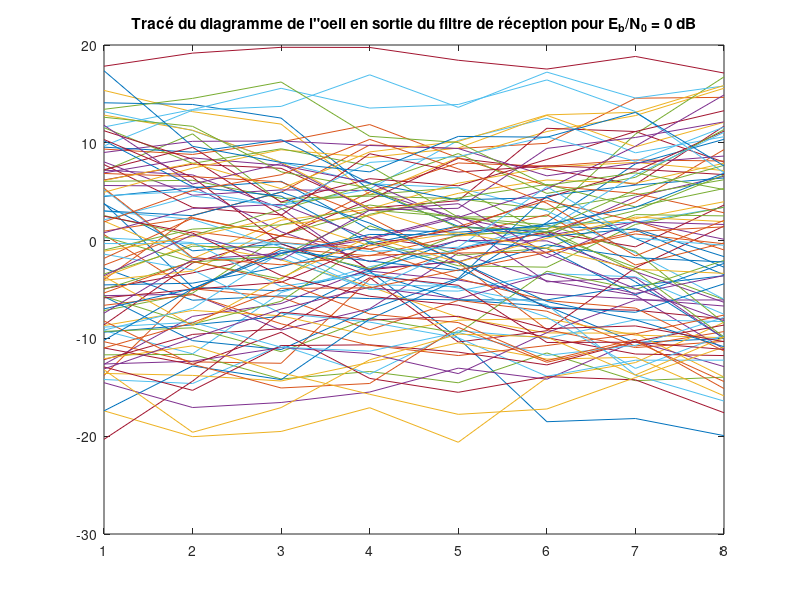
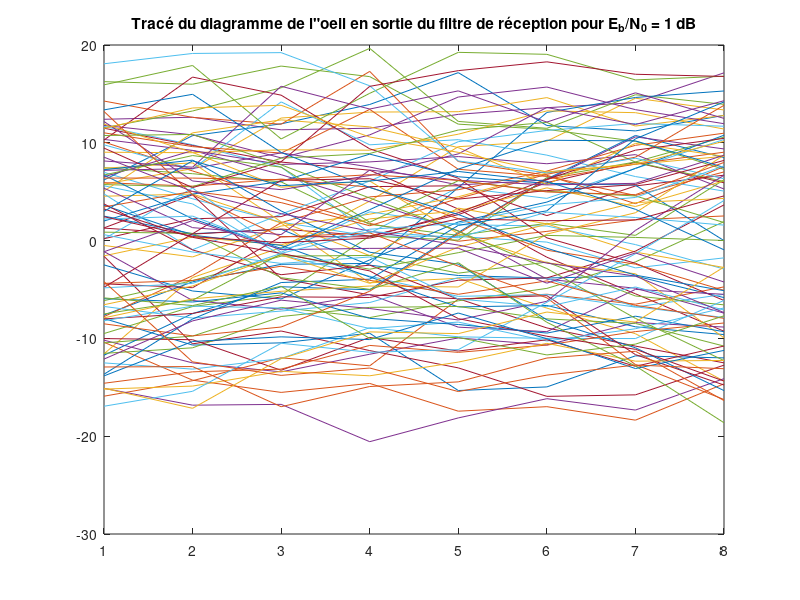
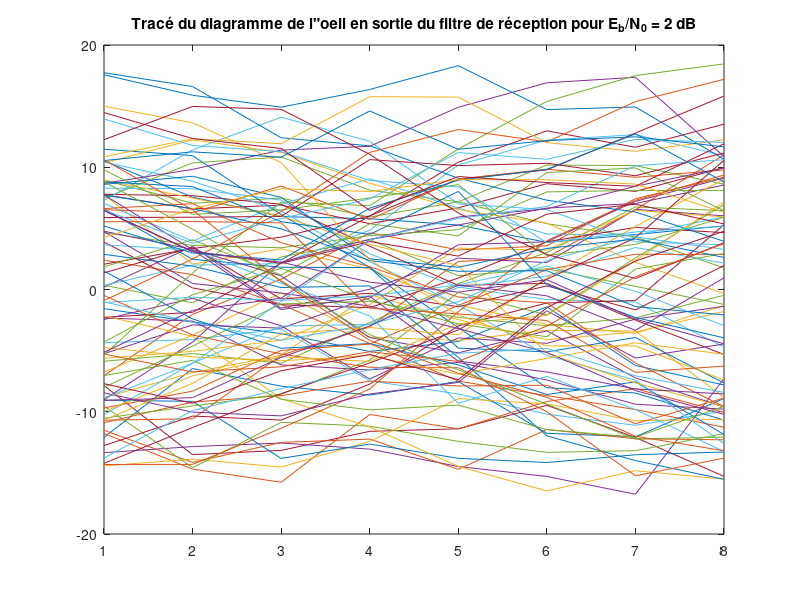
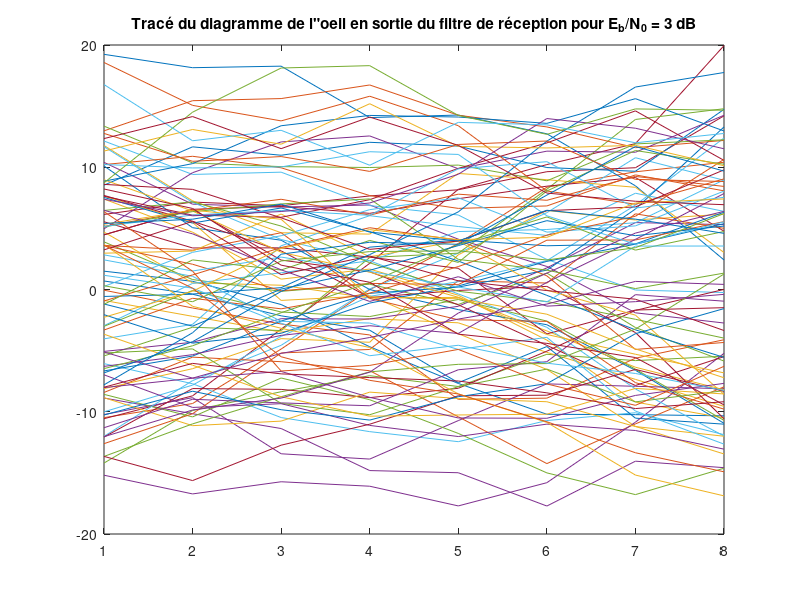

Here is the MATLAB script that generated these plots, in order:
%%%%%%%%%%%%%%%%%%%%%%%%%%%%%%%%%%%%%%%%%%%%%%%%%%%%%%%%%%%%%%%%%%%%%%%
% ETUDE MODULATEUR/DEMODULATEUR SUR CANAL AWGN
% CHAQUIR Sami, Avril 2025
%%%%%%%%%%%%%%%%%%%%%%%%%%%%%%%%%%%%%%%%%%%%%%%%%%%%%%%%%%%%%%%%%%%%%%%

clear all
close all

%% %%%%%%%%%%%%%%%%%%%%%%%%%%%%%%%%%%%%%%%%%%%%%%%%%%%%%%%%%%%%%%%%%%%%%%%%%
%PARAMETRES GENERAUX 
%%%%%%%%%%%%%%%%%%%%%%%%%%%%%%%%%%%%%%%%%%%%%%%%%%%%%%%%%%%%%%%%%%%%%%%%%%%
Fe=24000;       %Fréquence d'échantillonnage
Te=1/Fe;        %Période d'échantillonnage
Rb=3000;        %Débit binaire souhaité
N=10000;         %Nombre de bits générés

M=2;                     % Modulation BPSK
Rs=Rb/log2(M);          % Débit symbole
Ns=Fe/Rs;               % Facteur de suréchantillonnage

%tableau des valeurs de SNR par bit souhaité à l'entrée du récepteur en dB
tab_Eb_N0_dB=[0:6]; 
%Passage au SNR en linéaire
tab_Eb_N0=10.^(tab_Eb_N0_dB/10);

%% %%%%%%%%%%%%%%%%%%%%%%%%%%%%%%%%%%%%%%%%%%%%%%%%%%%%%%%%%%%%%%%%%%%%%%%%%
% BOUCLE SUR LES NIVEAUX DE Eb/N0 A TESTER POUR OBTENTION DU TES ET DU TEB
% SIMULES DE LA CHAINE IMPLANTEE
%%%%%%%%%%%%%%%%%%%%%%%%%%%%%%%%%%%%%%%%%%%%%%%%%%%%%%%%%%%%%%%%%%%%%%%%%%%

for indice_bruit=1:length(tab_Eb_N0_dB)

    %% %%%%%%%%%%%%%%%%%%%%%%%%%%%%%%%%%%%%%%%%%%%%%%%%%%%%%%%%%%%%%%%%%%%%%%%%%
    % VALEUR DE Eb/N0 TESTEE
    %%%%%%%%%%%%%%%%%%%%%%%%%%%%%%%%%%%%%%%%%%%%%%%%%%%%%%%%%%%%%%%%%%%%%%%%%%%%
    Eb_N0_dB=tab_Eb_N0_dB(indice_bruit);
    Eb_N0=tab_Eb_N0(indice_bruit);

    %% %%%%%%%%%%%%%%%%%%%%%%%%%%%%%%%%%%%%%%%%%%%%%%%%%%%%%%%%%%%%%%%%%%%%%%%%%
    % INITIALISATIONS
    %%%%%%%%%%%%%%%%%%%%%%%%%%%%%%%%%%%%%%%%%%%%%%%%%%%%%%%%%%%%%%%%%%%%%%%%%%%%
    nb_erreurs=0;   %Variable permettant de compter le nombre d'erreurs cumulées
    nb_cumul=0;     %Variables permettant de compter le nombre de cumuls réalisés
    TES=0;          %Initialisation du taux d'erreur symbole pour le cumul
    TEB=0;          %Initialisation du taux d'erreur binaire pour le cumul

    %% %%%%%%%%%%%%%%%%%%%%%%%%%%%%%%%%%%%%%%%%%%%%%%%%%%%%%%%%%%%%%%%%%%%%%%%%%
    % BOUCLE POUR PRECISION TEB MESURE : COMPTAGE NOMBRE ERREURS
    %%%%%%%%%%%%%%%%%%%%%%%%%%%%%%%%%%%%%%%%%%%%%%%%%%%%%%%%%%%%%%%%%%%%%%%%%%%%
    while(nb_erreurs<10000)

        %% %%%%%%%%%%%%%%%%%%%%%%%%%%%%%%%%%%%%%%%%%%%%%%%%%%%%%%%%%%%%%%%%%%%%%%%%%
        %GENERATION DE L'INFORMATION BINAIRE
        %%%%%%%%%%%%%%%%%%%%%%%%%%%%%%%%%%%%%%%%%%%%%%%%%%%%%%%%%%%%%%%%%%%%%%%%%%%%
        bits=randi([0,1],1,N);
        
        %% %%%%%%%%%%%%%%%%%%%%%%%%%%%%%%%%%%%%%%%%%%%%%%%%%%%%%%%%%%%%%%%%%%%%%%%%%
        %MAPPING
        %%%%%%%%%%%%%%%%%%%%%%%%%%%%%%%%%%%%%%%%%%%%%%%%%%%%%%%%%%%%%%%%%%%%%%%%%%%%
        symboles=2*bits-1;
        
        %% %%%%%%%%%%%%%%%%%%%%%%%%%%%%%%%%%%%%%%%%%%%%%%%%%%%%%%%%%%%%%%%%%%%%%%%%%
        %SURECHANTILLONNAGE
        %%%%%%%%%%%%%%%%%%%%%%%%%%%%%%%%%%%%%%%%%%%%%%%%%%%%%%%%%%%%%%%%%%%%%%%%%%%%
        somme_Diracs_ponderes=kron(symboles,[1 zeros(1,Ns-1)]);
        
        %% %%%%%%%%%%%%%%%%%%%%%%%%%%%%%%%%%%%%%%%%%%%%%%%%%%%%%%%%%%%%%%%%%%%%%%%%%
        %FILTRAGE DE MISE EN FORME 
        %%%%%%%%%%%%%%%%%%%%%%%%%%%%%%%%%%%%%%%%%%%%%%%%%%%%%%%%%%%%%%%%%%%%%%%%%%%%
        h=ones(1,Ns);   
        Signal_emis=filter(h,1,somme_Diracs_ponderes);
        
        %%%%%%%%%%%%%%%%%%%%%%%%%%%%%%%%%%%%%%%%%%%%%%%%%%%%%%%%%%%%%%%%%%%%%%%%%%%%
        %CANAL DE PROPAGATION AWGN
        %%%%%%%%%%%%%%%%%%%%%%%%%%%%%%%%%%%%%%%%%%%%%%%%%%%%%%%%%%%%%%%%%%%%%%%%%%%%
        P_signal=mean(abs(Signal_emis).^2);
        P_bruit=(P_signal*Ns)/(2*log2(M)*Eb_N0);
        Bruit=sqrt(P_bruit)*randn(1,length(Signal_emis));
        Signal_recu=Signal_emis+Bruit;
        
        %%%%%%%%%%%%%%%%%%%%%%%%%%%%%%%%%%%%%%%%%%%%%%%%%%%%%%%%%%%%%%%%%%%%%%%%%%%%
        %FILTRAGE DE RECEPTION
        %%%%%%%%%%%%%%%%%%%%%%%%%%%%%%%%%%%%%%%%%%%%%%%%%%%%%%%%%%%%%%%%%%%%%%%%%%%%
        hr=ones(1,Ns);
        Signal_recu_filtre=filter(hr,1,Signal_recu);
        
        %% %%%%%%%%%%%%%%%%%%%%%%%%%%%%%%%%%%%%%%%%%%%%%%%%%%%%%%%%%%%%%%%%%%%%%%%%%
        %ECHANTILLONNAGE
        %%%%%%%%%%%%%%%%%%%%%%%%%%%%%%%%%%%%%%%%%%%%%%%%%%%%%%%%%%%%%%%%%%%%%%%%%%%%
        n0=Ns;
        Signal_echantillonne=Signal_recu_filtre(n0:Ns:end);
        
        %% %%%%%%%%%%%%%%%%%%%%%%%%%%%%%%%%%%%%%%%%%%%%%%%%%%%%%%%%%%%%%%%%%%%%%%%%%
        %DECISIONS SUR LES SYMBOLES
        %%%%%%%%%%%%%%%%%%%%%%%%%%%%%%%%%%%%%%%%%%%%%%%%%%%%%%%%%%%%%%%%%%%%%%%%%%%%
        symboles_recus=2*(Signal_echantillonne>0)-1;
        
        %% %%%%%%%%%%%%%%%%%%%%%%%%%%%%%%%%%%%%%%%%%%%%%%%%%%%%%%%%%%%%%%%%%%%%%%%%%
        %CALCUL DU TAUX D'ERREUR SYMBOLE CUMULE
        %%%%%%%%%%%%%%%%%%%%%%%%%%%%%%%%%%%%%%%%%%%%%%%%%%%%%%%%%%%%%%%%%%%%%%%%%%%%
        TES=TES+sum(symboles_recus~=symboles)/length(symboles);
        
        %% %%%%%%%%%%%%%%%%%%%%%%%%%%%%%%%%%%%%%%%%%%%%%%%%%%%%%%%%%%%%%%%%%%%%%%%%%
        %DEMAPPING
        %%%%%%%%%%%%%%%%%%%%%%%%%%%%%%%%%%%%%%%%%%%%%%%%%%%%%%%%%%%%%%%%%%%%%%%%%%%%
        bits_recus=(symboles_recus+1)/2;
        
        %% %%%%%%%%%%%%%%%%%%%%%%%%%%%%%%%%%%%%%%%%%%%%%%%%%%%%%%%%%%%%%%%%%%%%%%%%%
        %CALCUL DU TAUX D'ERREUR BINAIRE CUMULE
        %%%%%%%%%%%%%%%%%%%%%%%%%%%%%%%%%%%%%%%%%%%%%%%%%%%%%%%%%%%%%%%%%%%%%%%%%%%%
        TEB=TEB+sum(bits_recus~=bits)/length(bits);
        
        %% %%%%%%%%%%%%%%%%%%%%%%%%%%%%%%%%%%%%%%%%%%%%%%%%%%%%%%%%%%%%%%%%%%%%%%%%%
        %CUMUL DU NOMBRE D'ERREURS ET NOMBRE DE CUMUL REALISES
        %%%%%%%%%%%%%%%%%%%%%%%%%%%%%%%%%%%%%%%%%%%%%%%%%%%%%%%%%%%%%%%%%%%%%%%%%%%%
        nb_erreurs=nb_erreurs+sum(bits_recus~=bits);
        nb_cumul=nb_cumul+1;

    end  %fin boucle sur comptage nombre d'erreurs

    %% %%%%%%%%%%%%%%%%%%%%%%%%%%%%%%%%%%%%%%%%%%%%%%%%%%%%%%%%%%%%%%%%%%%%%%%%%
    %CALCUL DU TAUX D'ERREUR SYMBOLE ET DU TAUX D'ERREUR BINAIRE POUR LA
    %VALEUR TESTEE DE Eb/N0
    %%%%%%%%%%%%%%%%%%%%%%%%%%%%%%%%%%%%%%%%%%%%%%%%%%%%%%%%%%%%%%%%%%%%%%%%%%%%
    TES_simule(indice_bruit)=TES/nb_cumul;
    TEB_simule(indice_bruit)=TEB/nb_cumul;

     %% %%%%%%%%%%%%%%%%%%%%%%%%%%%%%%%%%%%%%%%%%%%%%%%%%%%%%%%%%%%%%%%%%%%%%%%%%
    %DIAGRAMME DE L'OEIL EN SORTIE DU FILTRE DE RECEPTION AVEC BRUIT
    %TRACE POUR CHAQUE VALEUR DE Eb/N0
    %%%%%%%%%%%%%%%%%%%%%%%%%%%%%%%%%%%%%%%%%%%%%%%%%%%%%%%%%%%%%%%%%%%%%%%%%%%%
    oeil=reshape(Signal_recu_filtre(1:Ns*100),Ns,[]);
    figure
    plot(oeil)
    title(['Tracé du diagramme de l"oeil en sortie du filtre de réception pour E_b/N_0 = ' num2str(Eb_N0_dB) ' dB'])

end  %fin boucle sur les valeurs testées de Eb/N0

%% %%%%%%%%%%%%%%%%%%%%%%%%%%%%%%%%%%%%%%%%%%%%%%%%%%%%%%%%%%%%%%%%%%%%%%%%%
%CALCUL DU TES ET DU TEB THEORIQUE DE LA CHAINE IMPLANTEE
%%%%%%%%%%%%%%%%%%%%%%%%%%%%%%%%%%%%%%%%%%%%%%%%%%%%%%%%%%%%%%%%%%%%%%%%%%%%
TES_THEO=qfunc(sqrt(2*tab_Eb_N0));
TEB_THEO=TES_THEO;

%% %%%%%%%%%%%%%%%%%%%%%%%%%%%%%%%%%%%%%%%%%%%%%%%%%%%%%%%%%%%%%%%%%%%%%%%%%
%TRACES DES TES ET TEB OBTENUS EN FONCTION DE Eb/N0
%COMPARAISON AVEC LES TES et TEBs THEORIQUES DE LA CHAINE IMPLANTEE
%%%%%%%%%%%%%%%%%%%%%%%%%%%%%%%%%%%%%%%%%%%%%%%%%%%%%%%%%%%%%%%%%%%%%%%%%%%%
figure
semilogy(tab_Eb_N0_dB,TES_THEO,'r-x')
hold on
semilogy(tab_Eb_N0_dB,TES_simule,'b-o')
legend('TES théorique','TES simulé')
xlabel('E_b/N_0 (dB)')
ylabel('TES')
title('TES de la chaine BPSK filtre rectangulaire')

figure
semilogy(tab_Eb_N0_dB,TEB_THEO,'r-x')
hold on
semilogy(tab_Eb_N0_dB,TEB_simule,'b-o')
legend('TEB théorique','TEB simulé')
xlabel('E_b/N_0 (dB)')
ylabel('TEB')
title('TEB de la chaine BPSK filtre rectangulaire')
